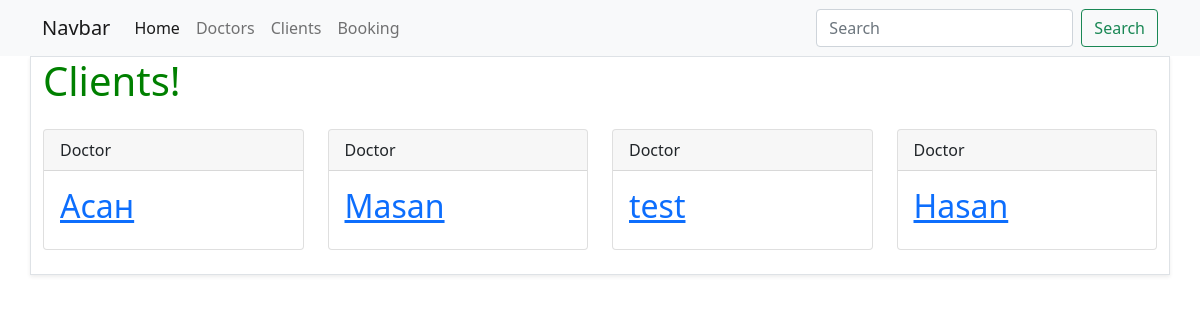
The app's page /doctor/, older data.
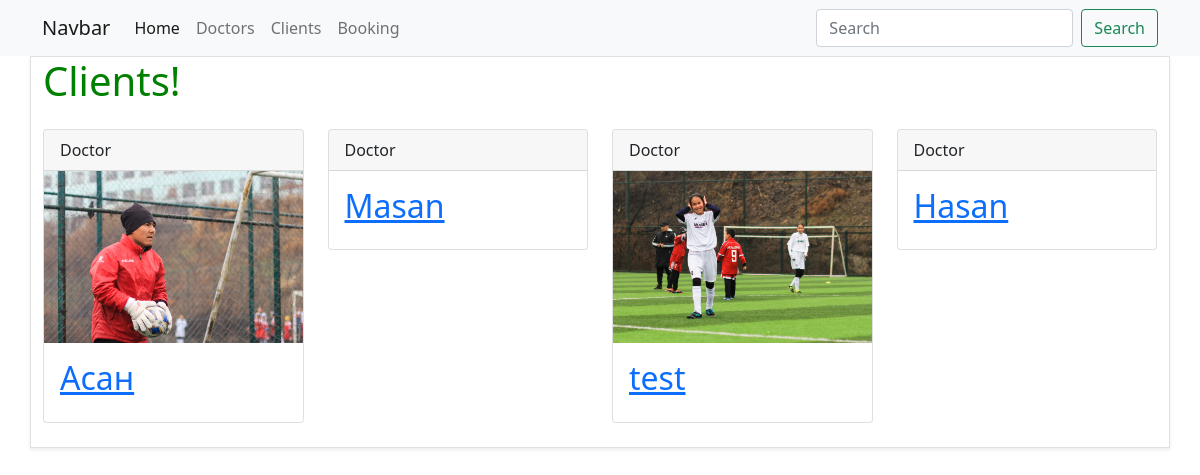
The same page, newer data.
### doctor/models.py (models this page shows, shortened)
class Doctor(models.Model):
    name = models.CharField("Имя",max_length=120)
    surname = models.CharField("Фамилия",max_length=120)
    age = models.IntegerField("Возраст")
    photo = models.ImageField("Фото",upload_to="doctor/",null=True)
    profes = models.ForeignKey(Profes,null=True,on_delete=models.CASCADE)
    class Meta:
        verbose_name = "Доктор"
        verbose_name_plural = "Докторы"

### doctor/views.py (the view)
# urls.py: path('doctor/', doctor),
def doctor(request):
    if request.method == "POST":
        name = request.POST.get("doctor_name")
        surname = request.POST.get("doctor_surname")
        age = request.POST.get("doctor_age")
        if name and surname and age:
            Doctor.objects.create(name=name,surname=surname,age=age)
    doctors = Doctor.objects.all()
    return render(request,"doctor/doctor.html",{"doctors":doctors})

### templates/doctor/doctor.html
{% extends 'base.html' %}
{% block container%}
        <h1>Clients!</h1>
        <div class="row mb-4 mt-4">
            {% for doctor in doctors%}
                <div class="col-3">
                    <div class="card">
                        <div class="card-header">
                            Doctor
                        </div>
                        {% if doctor.photo %}
                            <img src="{{ doctor.photo.url }}" alt="">
                        {% endif %}
                        <div class="card-body">
                            <a href="/doctor/{{doctor.id}}">
                                <h2 class="card-title">
                                    {{doctor.name}}
                                </h2>
                            </a>
                        </div>
                    </div>
                </div>
            {% empty %}
                <div class="alert alert-success">
                    This is page is empty
                </div>
            {% endfor %}
        </div>
{% endblock container%}

Row changes from the older to the newer data that the page shows:
changed Doctor "Асан": photo: picture added
changed Doctor "test": photo: picture added
